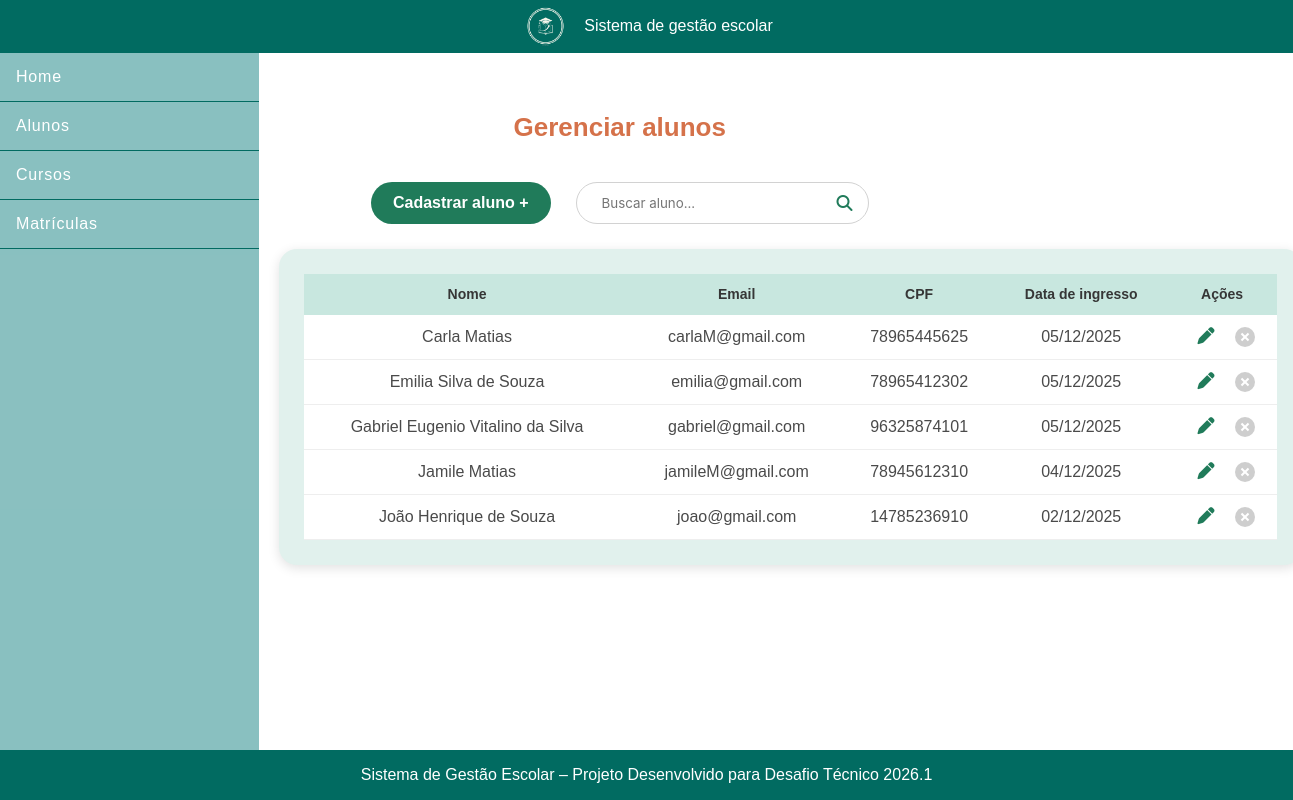
/alunos/, run on an earlier commit of the app's database.
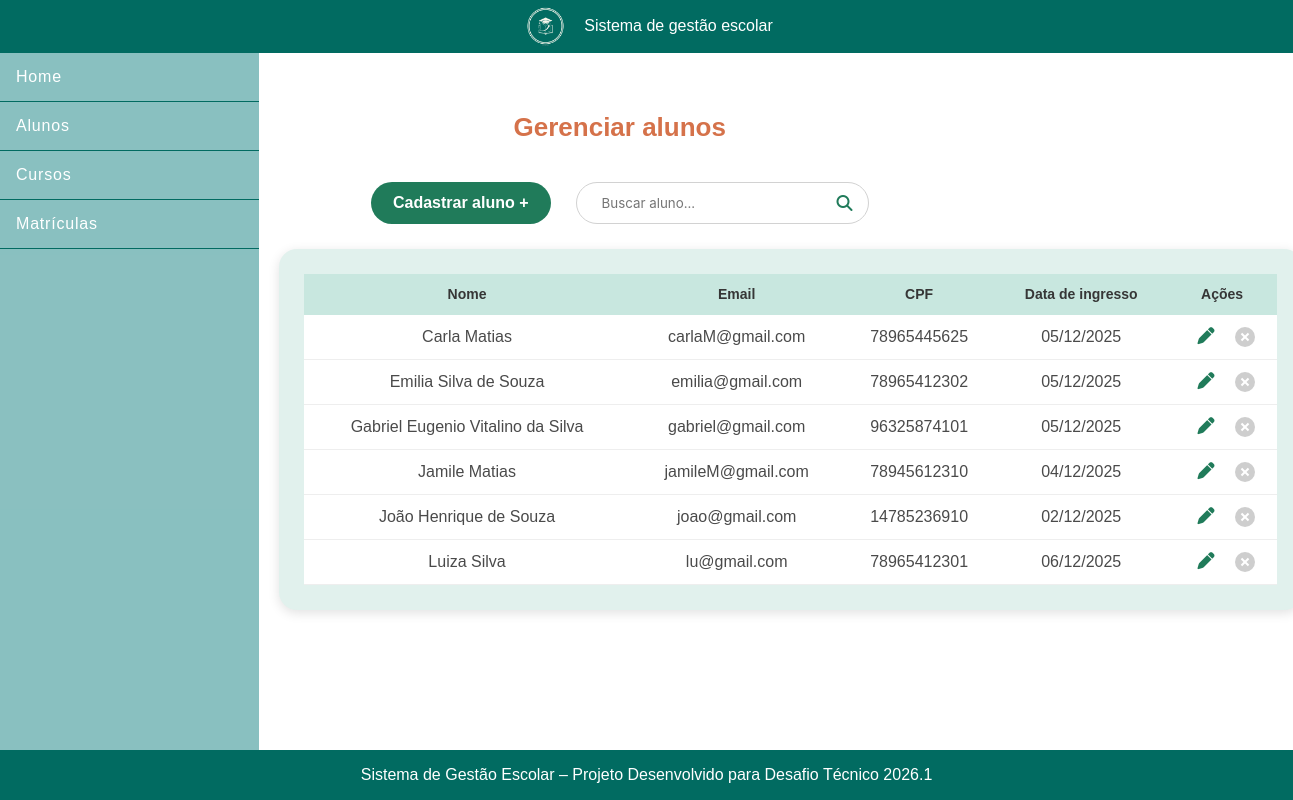
And on a later commit of the database.
### escola/models.py (models this page shows, shortened)
class Aluno(models.Model):
    nome = models.CharField(max_length=100)
    email = models.EmailField(unique = True)
    cpf = models.CharField(max_length=11, unique=True)
    data_ingresso = models.DateTimeField(auto_now_add=True)

### escola/views.py (the view)
# urls.py: path('alunos/', AlunoList.as_view(), name='listar-alunos'),
def alunos(request):
    lista = AlunoService.listar_alunos()
    busca = request.GET.get('q')
    if busca:
        lista = lista.filter(nome__icontains=busca)
    return render(request, 'escola/alunos.html', {
        'alunos': lista
    })

### escola/services/alunoservices.py (called while the page is built)
    @staticmethod
    def listar_alunos():
        return Aluno.objects.order_by('nome')

### escola/templates/escola/alunos.html
{% extends 'escola/base.html' %}
{% block content %}
<section class="alunos-container">
    <h1>Gerenciar alunos</h1>
    <div class="alunos-top-bar">
        <a class="btn-cadastrar" href="{% url 'cadastrar_aluno' %}">
            Cadastrar aluno +
        </a>
        <form method="GET" class="search-box">
            <input type="text" name="q" placeholder="Buscar aluno..." value="{{ request.GET.q }}">
            <button type="submit"><i class="fas fa-search"></i></button>
        </form>
    </div>
    <div class="alunos-card">
        <table>
            <thead>
                <tr>
                    <th>Nome</th>
                    <th>Email</th>
                    <th>CPF</th>
                    <th>Data de ingresso</th>
                    <th class="center">Ações</th>
                </tr>
            </thead>
            <tbody>
                {% for aluno in alunos %}
                <tr>
                    <td>{{ aluno.nome }}</td>
                    <td>{{ aluno.email }}</td>
                    <td>{{ aluno.cpf }}</td>
                    <td>{{ aluno.data_ingresso|date:"d/m/Y" }}</td>
                    <td class="center actions">
                        <a href="{% url 'editar_aluno' aluno.id %}" class="edit">
                            <i class="fas fa-pen"></i>
                        </a>
                        <a href="{% url 'deletar_aluno' aluno.cpf %}" class="delete">
                        </a>
                    </td>
                </tr>
                {% empty %}
                <tr>
                    <td colspan="5" class="center">Nenhum aluno encontrado.</td>
                </tr>
                {% endfor %}
            </tbody>
        </table>
    </div>
</section>
{% endblock %}

### escola/templates/escola/base.html (shortened to what this page needs)
{% load static %}
<!DOCTYPE html>
<html lang="pt-BR">
<head>
    <link rel="stylesheet" href="https://cdn.jsdelivr.net/npm/bulma@0.9.4/css/bulma.min.css">
    <link rel="stylesheet" href="{% static 'escola/css/base.css' %}">
    <link rel="stylesheet" href="{% static 'escola/css/barra_lateral.css' %}">
    <link rel="stylesheet" href="{% static 'escola/css/home.css' %}">
    <link rel="stylesheet" href="{% static 'escola/css/cadastrar_aluno.css' %}">
    <link rel="stylesheet" href="{% static 'escola/css/alunos.css' %}">
    <link rel="stylesheet" href="{% static 'escola/css/cursos.css' %}">
    <link rel="stylesheet" href="https://cdnjs.cloudflare.com/ajax/libs/font-awesome/6.5.0/css/all.min.css">
</head>
<body>
    <header>
        <img src="../../static/escola/img/logo.png" alt="">
        <p>Sistema de gestão escolar</p>
    </header>
    <main>
        {% include 'escola/barra_lateral.html' %}
        <div class="conteudo">
            {% block content %}{% endblock %}
        </div>
    </main>
    <footer>
        <p>Sistema de Gestão Escolar – Projeto Desenvolvido para Desafio Técnico 2026.1</p>
    </footer>
</body>
</html>

### escola/templates/escola/barra_lateral.html
<div id="barra-lateral">
    <nav>
        <ul>
            <li><a href="{% url 'home' %}">Home</a></li>
            <li><a href="{% url 'alunos' %}">Alunos</a></li>
            <li><a href="{% url 'cursos' %}">Cursos</a></li>
            <li><a href="{% url 'matriculas' %}">Matrículas</a></li>
        </ul>
    </nav>
</div>

### escola/templates/escola/mensagens.html (shortened to what this page needs)
{% if messages %}
    {% load static %}
{% endif %}

### escola/static/escola/css/base.css (style rules this page uses)
html { height: 100%; }
* { margin: 0; padding: 0; box-sizing: border-box; }
.conteudo { max-width: 1100px; padding: 20px; }
body { display: flex; flex-direction: column; min-height: 100vh; font-family: 'Manrope', sans-serif; }
header { background-color: #016B61; display: flex; justify-content: center; align-items: center; padding: 0.5%; gap: 1%; color: white; }
header img { width: 4%; height: 4%; }
main { flex: 1; display: flex; }
footer { background-color: #016B61; color: white; display: flex; justify-content: center; padding: 1%; }

### escola/static/escola/css/barra_lateral.css (style rules this page uses)
#barra-lateral { background-color: rgba(112, 178, 178, 0.82); width: 20%; font-family: 'Manrope', sans-serif; font-weight: bold; }
#barra-lateral ul { list-style: none; }
#barra-lateral li { border-bottom: 1px solid #016B61; }
#barra-lateral a { display: block; padding: 12px 16px; text-decoration: none; color: #ffffff; font-weight: 400; letter-spacing: 0.05em; }

### escola/static/escola/css/alunos.css (style rules this page uses)
.alunos-container { width: 85%; padding-top: 35px; text-align: center; }
.alunos-container h1 { color: #d5724a; font-size: 26px; font-weight: 600; margin-bottom: 35px; }
.alunos-top-bar { display: flex; justify-content: center; gap: 25px; margin-bottom: 25px; }
.btn-cadastrar { background: #207b5a; color: white; padding: 12px 22px; border-radius: 25px; font-weight: 600; transition: .25s; text-decoration: none; display: flex; align-items: center; justify-content: center; border: none; outline: none; line-height: 1; }
.search-box { display: flex; align-items: center; background: white; border: 1px solid #d2d2d2; border-radius: 25px; padding-left: 15px; }
.search-box input { border: none; outline: none; padding: 10px; width: 230px; }
.search-box button { background: none; border: none; padding: 10px 15px; cursor: pointer; color: #207b5a; font-size: 16px; }
.alunos-card { background: #e1f1ed; padding: 25px; border-radius: 18px; width: 150%; margin: 0 auto; box-shadow: 0 3px 12px rgba(0,0,0,0.12); }
table { width: 100%; border-collapse: collapse; }
thead tr { background: #c8e7df; }
th, td { padding: 10px 10px; text-align: left; }
th { font-size: 14px; font-weight: 600; }
tbody tr { background: white; border-bottom: 1px solid #eee; }
.actions i { font-size: 17px; cursor: pointer; margin: 0 8px; transition: .2s; }
.actions .edit { color: #207b5a; }
.actions .delete { color: #d95050; }
.center { text-align: center; }

### escola/static/escola/css/cursos.css (style rules this page uses)
.btn-cadastrar { background: #207b5a; color: white; padding: 12px 22px; border-radius: 25px; font-weight: 600; transition: .25s; text-decoration: none; display: flex; align-items: center; justify-content: center; }
.search-box { display: flex; align-items: center; background: white; border: 1px solid #d2d2d2; border-radius: 25px; padding-left: 15px; }
.search-box input { border: none; outline: none; padding: 10px; width: 230px; }
.search-box button { background: none; border: none; padding: 10px 15px; cursor: pointer; color: #207b5a; }
table { width: 100%; border-collapse: collapse; }
thead tr { background: #c8e7df; }
th, td { padding: 10px; text-align: left; }
tbody tr { background: white; border-bottom: 1px solid #eee; }
.center { text-align: center; }
.actions { display: flex; gap: 12px; justify-content: center; align-items: center; }
.actions .edit { color: #207b5a; }
.actions .delete { color: #d95050; }

What changed in the data, as far as the page shows it:
added Aluno: nome "Luiza Silva", email "lu@gmail.com", cpf "78965412301", data_ingresso "06/12/2025"
